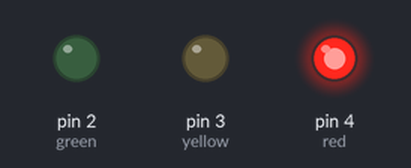
Simulated run of this sketch. Board: Arduino Uno, built with avr-gcc and run on an emulated ATmega328P. On the bench: output pins drawn as LEDs (lit = HIGH).

Above: at 1.5 s.
At 5.5 s:
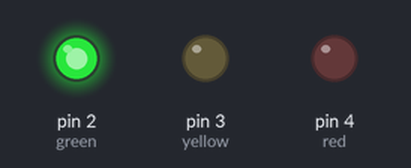
At 8.5 s:
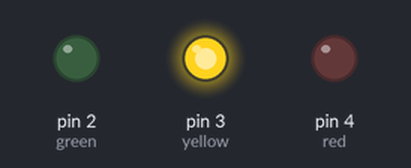
Timing chart, 0 to 11.7 s (numbered marks = the images above):
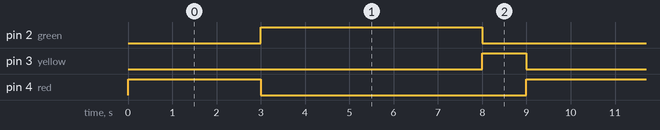

Measured:
- by itself, pin 2 (green): alternates HIGH for 5.0 s and LOW for 4.0 s
- by itself, pin 3 (yellow): alternates HIGH for 1.0 s and LOW for 8.0 s
- by itself, pin 4 (red): alternates HIGH for 3.0 s and LOW for 6.0 s

The sketch:

lap1.1.ino
```cpp
int red = 4, yellow = 3, green = 2;
void setup() {
  pinMode(red,OUTPUT);
  pinMode(yellow,OUTPUT);
  pinMode(green,OUTPUT);
}

void loop() {
  digitalWrite(red,HIGH);
  delay(3000);
  digitalWrite(red,LOW);

  digitalWrite(green,HIGH);
  delay(5000);
  digitalWrite(green,LOW);

  digitalWrite(yellow,HIGH);
  delay(1000);
  digitalWrite(yellow,LOW);

}
```
